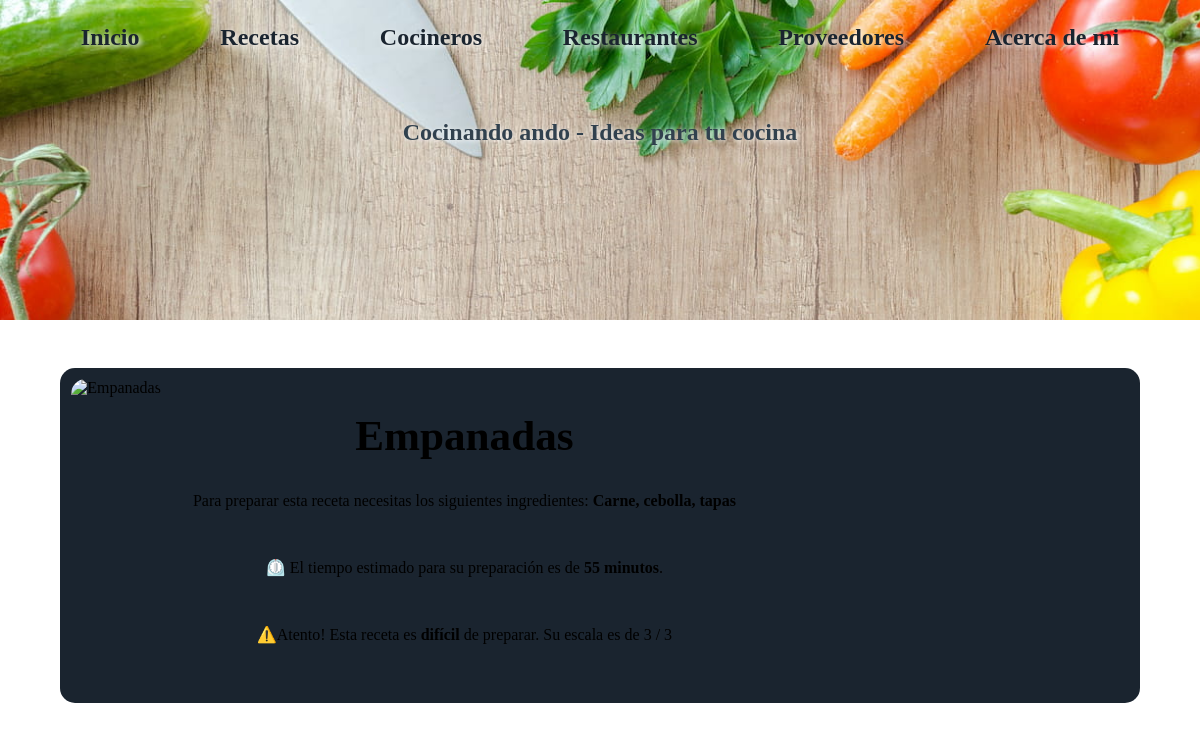
The page /detalle-receta/24 on the database as committed earlier.
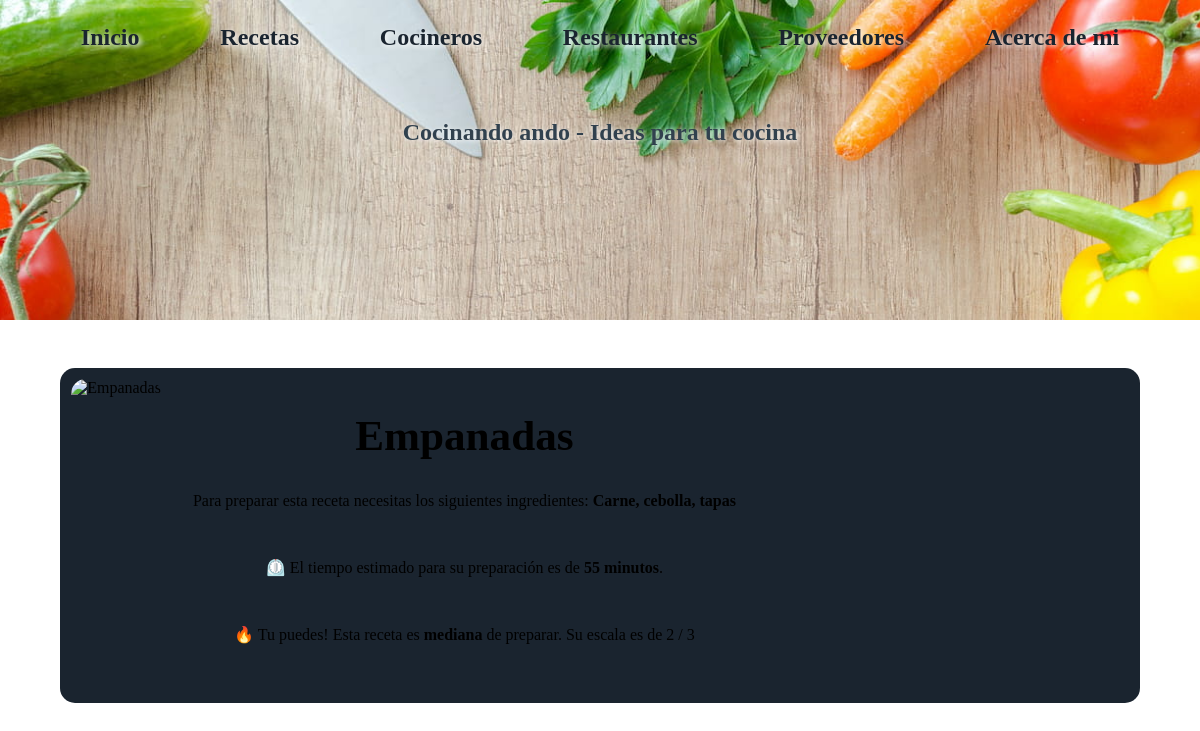
The same page on the database as committed later.
### aplicacion/views.py (the view)
# urls.py: path("detalle-receta/<int:pk>", RecetaDetail.as_view(), name="detail_receta"),
class RecetaDetail(DetailView):
    model = Receta
    template_name = "aplicacion/recetas/detalle_receta.html"

### aplicacion/templates/aplicacion/recetas/detalle_receta.html (shortened to what this page needs)
{% extends "aplicacion/index.html" %}
{% block content %}
<section class="description-section">
  <article>
    <div style="display: flex">
      <img src="{{object.imagen_url}}" alt="{{object.nombre}}" class="img-desc">
    </div>
    <div class="info">
      <h2>{{object.nombre}}</h2>
      <p>Para preparar esta receta necesitas los siguientes ingredientes: <b>{{object.ingredientes}}</b></p>
      <p>⏲️ El tiempo estimado para su preparación es de <b>{{object.tiempo}} minutos</b>.</p>
      {% if object.dificultad == 3 %}
      <p>⚠️Atento! Esta receta es <b> difícil</b> de preparar. Su escala es de 3 / 3</p>
      {% elif object.dificultad == 2 %}
      <p>🔥 Tu puedes! Esta receta es <b>mediana</b> de preparar. Su escala es de 2 / 3</p>
      {% else %}
      <p>✅ A divertirse! Esta receta es <b>fácil</b> de preparar.</p>
      {% endif %}
    </div>
  </article>
</section>
{% endblock %}

Rows that differ between the two databases and show on the page:
changed Receta "Empanadas": dificultad 3 → 2 (drawn)
Other text that changed with them:
text no longer shown: "⚠️Atento! Esta receta es difícil de preparar. Su escala es de 3 / 3"
text now shown: "🔥 Tu puedes! Esta receta es mediana de preparar. Su escala es de 2 / 3"
